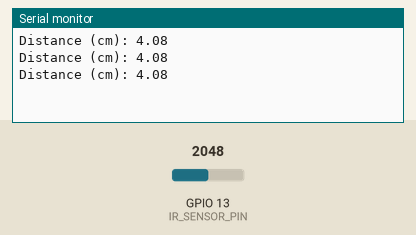
Simulated run of this sketch. Board: ESP32. On the bench: the last lines printed to the serial monitor. The inputs (shaded band) are chosen by the test bench; at power-on: GPIO 13 (IR_SENSOR_PIN) = 2048.

Above: at 1.3 s.
1.4 s: GPIO 13 (IR_SENSOR_PIN) set to 2866
At 1.9 s:
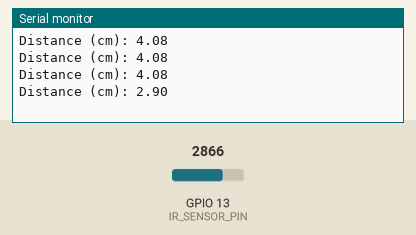
2.9 s: GPIO 13 (IR_SENSOR_PIN) set to 3603
At 3.4 s:
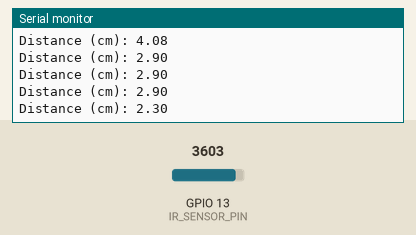
Timing chart, 0 to 5.9 s (numbered marks = the images above; inputs shaded):
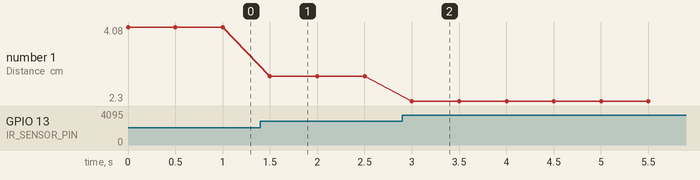

Measured:
- after the input at 1.4 s, the serial monitor: prints a new line after 0.10 s (image 1)
- after the input at 2.9 s, the serial monitor: prints a new line after 0.10 s (image 2)
- plotted number 1: 4.08 → 2.9 after the input at 1.4 s, 2.9 → 2.3 after the input at 2.9 s

The sketch:

avoidcensor.ino
```cpp
const int IR_SENSOR_EN_PIN = 32;
const int IR_SENSOR_PIN = 13;  // Replace with the GPIO pin number you've chosen
const float VCC = 5; // Supply voltage (3.3V or 5V, depending on your sensor)
const float ADC_RESOLUTION = 1023.0; // ADC resolution (10-bit ADC)


void setup() {
  pinMode(IR_SENSOR_EN_PIN, OUTPUT); // Set the EN pin as an output
  digitalWrite(IR_SENSOR_EN_PIN, HIGH); // Turn on the sensor (or LOW to turn it off)

  Serial.begin(115200);
  pinMode(IR_SENSOR_PIN, INPUT); // Set the IR sensor pin as an input
}

void loop() {
  // Read the analog value from the IR sensor
  int sensorValue = analogRead(IR_SENSOR_PIN);

  // Calculate voltage based on the analog reading
  float voltage = (sensorValue / ADC_RESOLUTION) * VCC;

  // Calculate distance (adjust this equation based on your sensor's specifications)
  // This is just an example equation, actual values may vary
  float distanceCM = 40 / (voltage - 0.2); // Example equation for distance in centimeters

  // Print the distance to the serial monitor
  Serial.print("Distance (cm): ");
  Serial.println(distanceCM);

  // Add a delay before the next reading
  delay(500); // Adjust the delay based on your application's requirements
}
```
